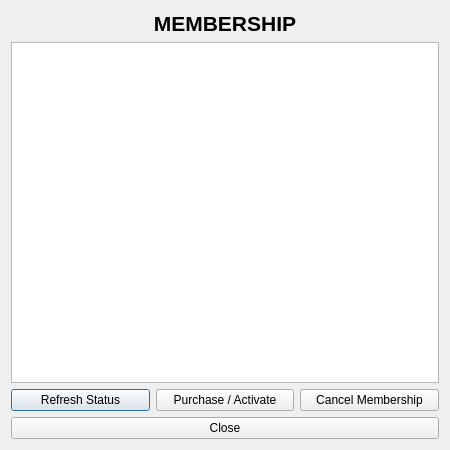
<?xml version="1.0" encoding="UTF-8"?>
<ui version="4.0">
 <class>MembershipDialog</class>
 <widget class="QDialog" name="MembershipDialog">
  <property name="geometry">
   <rect>
    <x>0</x>
    <y>0</y>
    <width>450</width>
    <height>450</height>
   </rect>
  </property>
  <property name="windowTitle">
   <string>Membership</string>
  </property>
  <layout class="QVBoxLayout" name="verticalLayout">
   <item>
    <widget class="QLabel" name="lblTitle">
     <property name="font">
      <font>
       <pointsize>16</pointsize>
       <bold>true</bold>
      </font>
     </property>
     <property name="text">
      <string>MEMBERSHIP</string>
     </property>
     <property name="alignment">
      <set>Qt::AlignCenter</set>
     </property>
    </widget>
   </item>
   <item>
    <widget class="QPlainTextEdit" name="txtStatus">
     <property name="readOnly">
      <bool>true</bool>
     </property>
    </widget>
   </item>
   <item>
    <layout class="QHBoxLayout" name="horizontalLayout">
     <item>
      <widget class="QPushButton" name="btnViewStatus">
       <property name="text">
        <string>Refresh Status</string>
       </property>
      </widget>
     </item>
     <item>
      <widget class="QPushButton" name="btnPurchase">
       <property name="text">
        <string>Purchase / Activate</string>
       </property>
      </widget>
     </item>
     <item>
      <widget class="QPushButton" name="btnCancel">
       <property name="text">
        <string>Cancel Membership</string>
       </property>
      </widget>
     </item>
    </layout>
   </item>
   <item>
    <widget class="QPushButton" name="btnClose">
     <property name="text">
      <string>Close</string>
     </property>
    </widget>
   </item>
  </layout>
 </widget>
 <resources/>
 <connections/>
</ui>
